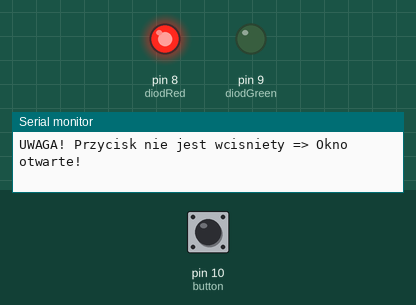
Recording of a sketch running on a simulated Arduino Uno, built with avr-gcc and run on an emulated ATmega328P. On the bench: output pins drawn as LEDs (lit = HIGH), the last lines printed to the serial monitor. The inputs (shaded band) are chosen by the test bench; at power-on: pin 10 (button) HIGH.

Above: at 1.2 s.
1.3 s: pin 10 (button) pulled LOW for 0.15 s
At 1.37 s:
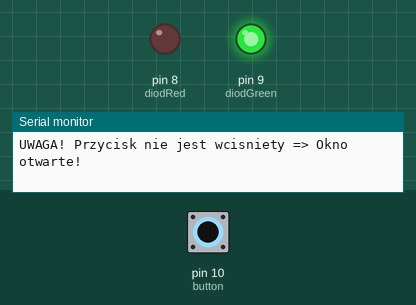
2.9 s: pin 10 (button) pulled LOW for 3.2 s
At 7.3 s:
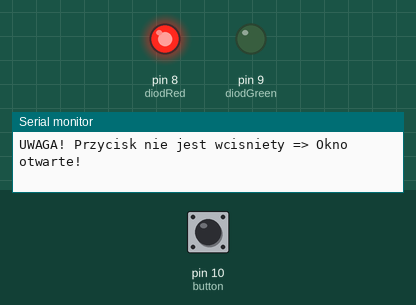
Timing chart, 0 to 8.8 s (numbered marks = the images above; inputs shaded):
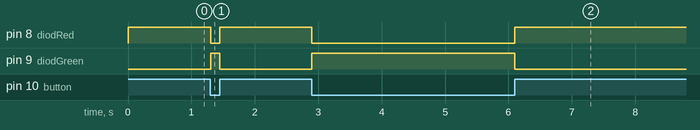

Measured:
- after the input at 1.3 s, pin 8 (diodRed): HIGH → LOW at once, → HIGH 0.15 s later; pin 9 (diodGreen): LOW → HIGH at once, → LOW 0.15 s later
- after the input at 2.9 s, pin 8 (diodRed): HIGH → LOW at once, → HIGH 3.2 s later; pin 9 (diodGreen): LOW → HIGH at once, → LOW 3.2 s later

The sketch:

Arduino_Podstawy_Komunikacja_z_PC_2.ino
```cpp
#define diodRed 8
#define diodGreen 9
#define button 10


void setup() {
  Serial.begin(9600); //predkosc transmisji

  pinMode(diodRed, OUTPUT);
  pinMode(diodGreen, OUTPUT);
  pinMode(button, INPUT_PULLUP);

  digitalWrite(diodRed, LOW);
  digitalWrite(diodGreen, LOW);

}

void loop() {
  if(digitalRead(button) == LOW){
    digitalWrite(diodGreen, HIGH);
    digitalWrite(diodRed, LOW);
  }
  else{
    digitalWrite(diodGreen, LOW);
    digitalWrite(diodRed, HIGH);
    Serial.println("UWAGA! Przycisk nie jest wcisniety => Okno otwarte!");
    while ( digitalRead(button) == HIGH ){
      delay(25);
    }
  }

}
```
